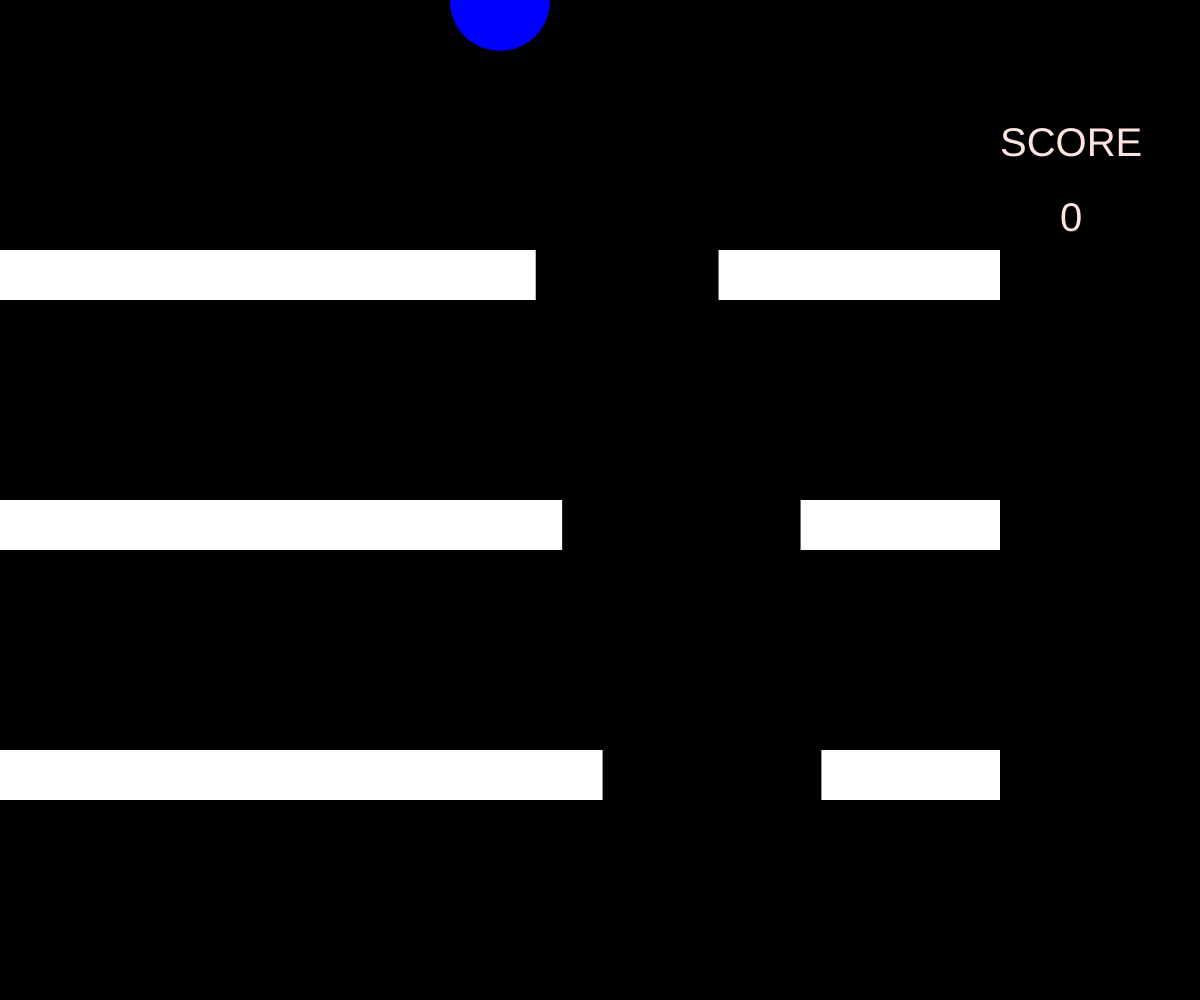
Frame 1 (no input)
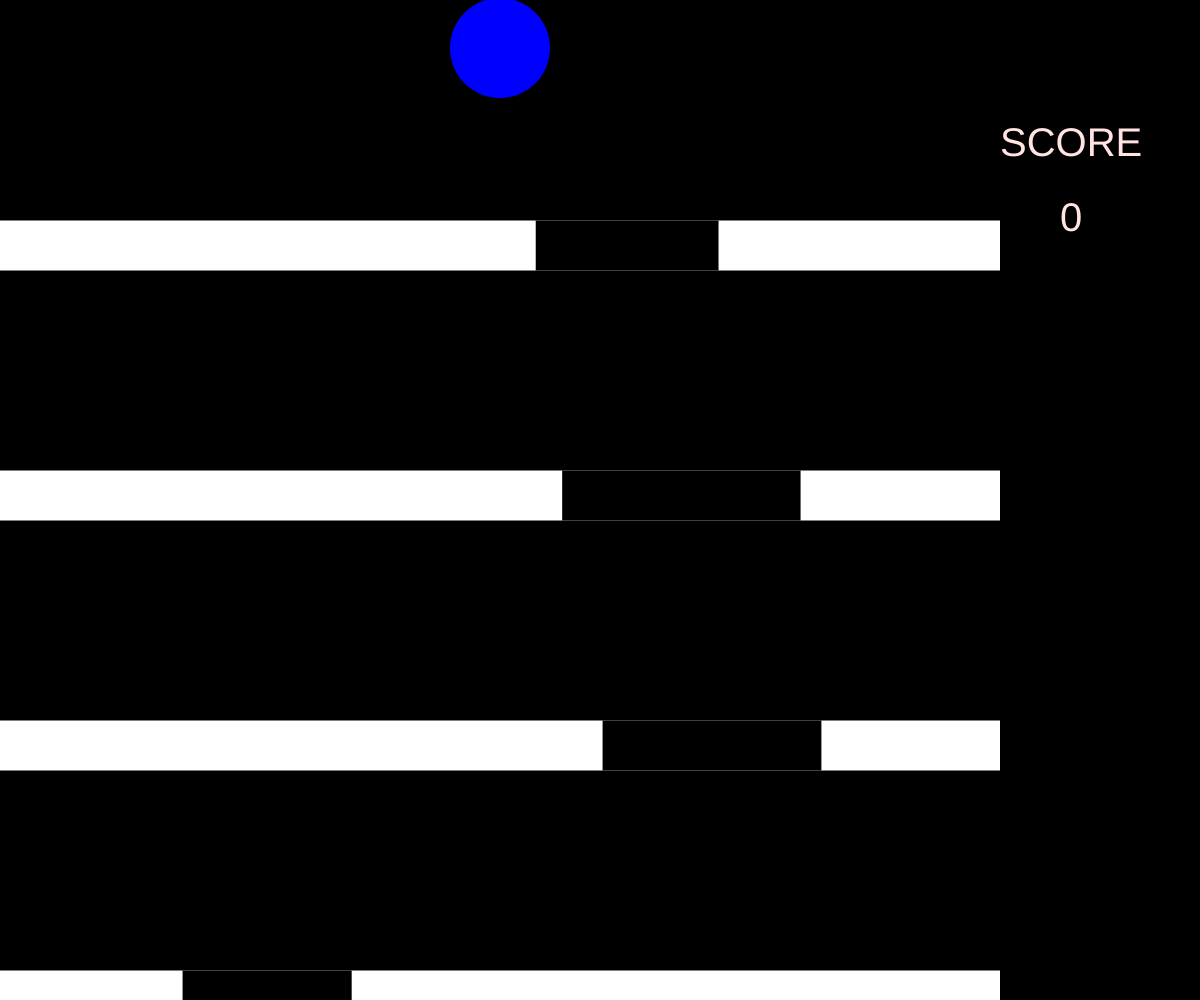
Frame 60 (no input)
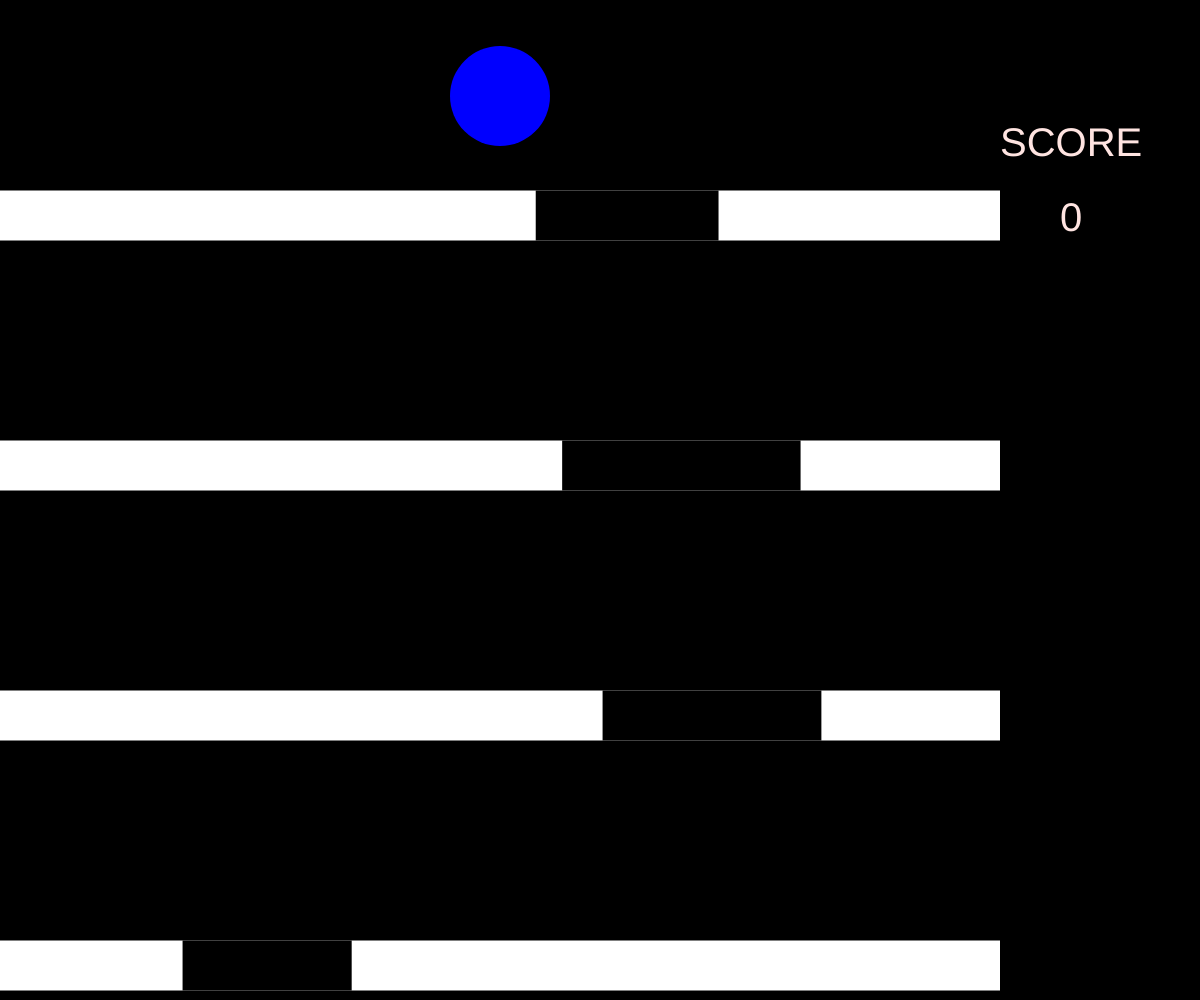
Frame 120 (the mouse pressed at the canvas centre since frame 60)

The p5.js sketch that drew these frames (run headless with seeded random() and noise() and a simulated clock; from frame 60 on, the mouse is pressed at the canvas centre):

// p5.js sketch
// ── sketch.js
let balon;
let puntaje = 0;
let dx = 0;
let dy = 0.8;
let y = 0;
let Pista = [];
let cond = true;
let v_pista = 0;
class Bola {
  constructor(rgba) {
    (this.x = size / 2),
      (this.y = 0),
      (this.rgba = color(rgba)),
      (this.escala = 1),
      (this.outline = 0),
      (this.permitir = true);
  }

  desplazar(dx, cond) {
    if (cond) {
      this.x += dx;
    }
  }

  caer(dy) {
    if (this.permitir) {
      this.y += dy;
    }
  }
  dibujo() {
    this.escala = size / 10;
    fill(this.rgba);
    push();
    strokeWeight(this.outline);
    translate(this.x, this.y);
    circle(0, 0, this.escala);
    pop();
    //print(this.x);
  }
}

class Linea {
  constructor(x, y, rgba, pos, largo) {
    (this.x = x),
      (this.y = y),
      (this.rgba = color(rgba)),
      (this.escala = 1),
      (this.permitir = false),
      (this.outline = 0);
    (this.pos = pos), (this.largo = largo);
  }
  subir(y) {
    if (this.permitir == false) {
      this.y -= y;
    }
  }

  dibujo() {
    this.escala = size;

    push();
    strokeWeight(this.outline);
    fill(this.rgba);
    rect(this.x, this.y, this.escala, this.escala / 20);
    fill("black");
    rect(this.pos, this.y, this.escala * this.largo, this.escala / 20);
    pop();
  }
}

function setup() {
  createCanvas(windowWidth, windowHeight);
  if (windowWidth < windowHeight) {
    size = windowWidth;
  } else {
    size = windowHeight;
  }
  balon = new Bola("blue");

  for (let k = 0; k < 4; k++) {
    pos = random(0, size * (1 - 1 / 4));
    largo = random(0.1, 0.5);
    Camino = new Linea(0, ((k + 1) / 4) * size, "white", pos, largo);
    Pista.push(Camino);
  }
}

function draw() {
  background(0);
  Fondo();
  Collission();
  Puntaje()
  Modo= Limites();
  if (Modo == 1){
   TextoGameOver()
  frameRate(0)
  }
  balon.dibujo();
}

function Fondo() {
  for (let a = 0; a < 4; a++) {
    v_pista = 0.5+ puntaje/10 ;
    Pista[a].dibujo();
    Pista[a].subir(v_pista);
    if (Pista[a].y < -Pista[a].escala / 20) {
      pos = random(0, size * (1 - 1 / 4));
      largo = random(0.1, 0.5);
      y = (-4 / 5 - 1 / 5) * size - Pista[a].escala / 20;
      Pista[a].subir(y);
      Pista[a].pos = pos;
      Pista[a].largo = largo;
      puntaje++;
    }
  }
}

function Limites() {
  Modo=0
  if (balon.y < -balon.escala / 2) {
    Modo=1
  }
  if (balon.y > size - balon.escala / 2) {
    dy = -v_pista - 0.8;
    balon.caer(dy);
  }
  if (balon.x > size - balon.escala / 2) {
    dx = 0;
    balon.desplazar(dx, cond);
  }
  if (balon.x < balon.escala / 2) {
    dx = 0;
    balon.desplazar(dx, cond);
  }
  return Modo
}

function Collission() {
  let a = [255, 255, 255, 255];
  dy = 0.8;
  v_relative = v_pista;

  for (let i = PI; i > -PI; i -= 0.1) {
    x = balon.x + (balon.escala * cos(i)) / 2;
    y = balon.y + (balon.escala * sin(i)) / 2;

    c = get(x, y);

    if (arraysIdentical(a, c)) {
      dy = -v_relative;
      continue;
    }
    c = get(x + dx, y);

    if (arraysIdentical(a, c)) {
      dx = 0;
      dy = -v_relative;
      continue;
    }
  }

  balon.desplazar(dx, cond);
  balon.caer(dy);
}

function TextoGameOver(){
  textSize(150)
  textStyle(BOLDITALIC)
  fill('MistyRose');
  text('Game Over', 0, size*1/8, width)
  textSize(151)
  textStyle(BOLDITALIC)
  fill('red');
  text('Game Over', 5, size*1/8, width)
}

function Puntaje(){
   fill('MistyRose');
  textSize(40)
  text('SCORE', size, size*1/8,30)
   text(puntaje, size+60,size*1/5,30)
}

function keyTyped() {
  if (key == "a") {
    dx = -size/100
  }
  if (key == "d") {
    dx = size/100;
  }
}

function keyReleased() {
  dx = 0;
}

function arraysIdentical(a, b) {
  //Autor:Tim Down,https://stackoverflow.com/questions/51276005/javascript-how-to-check-for-certain-items-in-an-array
  var i = a.length;
  if (i != b.length) return false;
  while (i--) {
    if (a[i] !== b[i]) return false;
  }
  return true;
}
